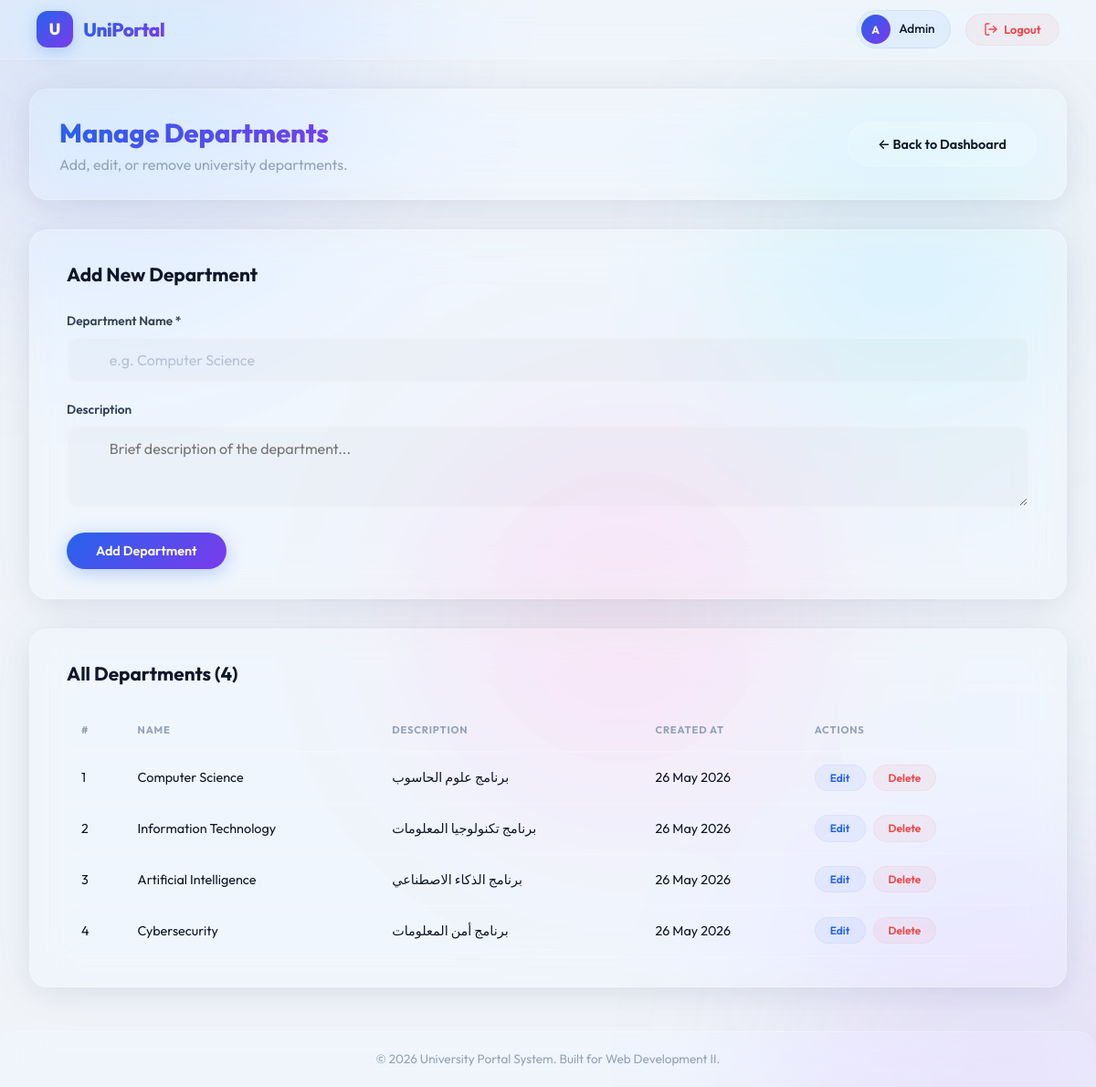
Screenshot of /departments.php (signed in) with the database file from the repository.
### tables this page shows
CREATE TABLE IF NOT EXISTS `departments` (
    `id` INT AUTO_INCREMENT PRIMARY KEY,
    `name` VARCHAR(255) NOT NULL,
    `description` TEXT,
    `created_at` TIMESTAMP DEFAULT CURRENT_TIMESTAMP
);

### config/Database.php (called while the page is built, shortened)
<?php
class Database {
    private static $instance = null;
    private $pdo;
    private $host = 'localhost';
    private $db_name = 'university_portal';
    private $username = 'root';
    private $password = '';
    private function __construct() {
        try {
            $dsn = "mysql:host={$this->host};dbname={$this->db_name};charset=utf8mb4";
            $options = [
                PDO::ATTR_ERRMODE => PDO::ERRMODE_EXCEPTION,
                PDO::ATTR_DEFAULT_FETCH_MODE => PDO::FETCH_ASSOC,
                PDO::ATTR_EMULATE_PREPARES => false,
            ];
            $this->pdo = new PDO($dsn, $this->username, $this->password, $options);
        } catch (PDOException $e) {
            die("خطأ في الاتصال بقاعدة البيانات: " . $e->getMessage());
        }
    }
    public static function getInstance() {
        if (self::$instance === null) {
            self::$instance = new Database();
        }
        return self::$instance;
    }
    public function getConnection() {
        return $this->pdo;
    }
}
?>

### classes/Department.php (called while the page is built, shortened)
<?php
require_once __DIR__ . '/../config/Database.php';
class Department {
    private $db;
    public function __construct() {
        $this->db = Database::getInstance()->getConnection();
    }
    public function getAll() {
        $stmt = $this->db->query("SELECT * FROM departments ORDER BY created_at DESC");
        return $stmt->fetchAll();
    }
}
?>

### public/departments.php (the view, shortened to what this page needs)
<?php
require_once __DIR__ . '/../classes/Department.php';
$dept = new Department();
$editData = null;
$departments = $dept->getAll();
require_once __DIR__ . '/../includes/header.php';
?>
<div class="page-header glass-panel">
    <div>
        <h2>Manage Departments</h2>
        <p>Add, edit, or remove university departments.</p>
    </div>
    <a href="admin_dashboard.php" class="btn btn-secondary">&#8592; Back to Dashboard</a>
</div>
<div class="form-panel glass-panel">
    <h3><?php echo $editData ? 'Edit Department' : 'Add New Department'; ?></h3>
    <form method="POST" action="departments.php">
        <div class="input-group">
            <label for="name">Department Name *</label>
            <input type="text" id="name" name="name" required
                   value="<?php echo htmlspecialchars($editData['name'] ?? ''); ?>"
                   placeholder="e.g. Computer Science">
        </div>
        <div class="input-group">
            <label for="description">Description</label>
            <textarea id="description" name="description" rows="3"
                      placeholder="Brief description of the department..."><?php echo htmlspecialchars($editData['description'] ?? ''); ?></textarea>
        </div>
        <div class="form-actions">
            <button type="submit" class="btn btn-primary">
                <?php echo $editData ? 'Update Department' : 'Add Department'; ?>
            </button>
        </div>
    </form>
</div>
<div class="table-panel glass-panel">
    <h3>All Departments (<?php echo count($departments); ?>)</h3>
    <?php if (empty($departments)): ?>
        <p class="empty-msg">No departments found. Add one above!</p>
    <?php else: ?>
    <table class="data-table">
        <thead>
            <tr>
                <th>#</th>
                <th>Name</th>
                <th>Description</th>
                <th>Created At</th>
                <th>Actions</th>
            </tr>
        </thead>
        <tbody>
            <?php foreach ($departments as $d): ?>
            <tr>
                <td><?php echo $d['id']; ?></td>
                <td><?php echo htmlspecialchars($d['name']); ?></td>
                <td><?php echo htmlspecialchars($d['description'] ?? '—'); ?></td>
                <td><?php echo date('d M Y', strtotime($d['created_at'])); ?></td>
                <td class="actions">
                    <a href="departments.php?edit=<?php echo $d['id']; ?>" class="btn-edit">Edit</a>
                    <a href="departments.php?delete=<?php echo $d['id']; ?>"
                       class="btn-delete"
                       onclick="return confirm('Are you sure you want to delete this department?')">Delete</a>
                </td>
            </tr>
            <?php endforeach; ?>
        </tbody>
    </table>
    <?php endif; ?>
</div>
<?php require_once __DIR__ . '/../includes/footer.php'; ?>

### rows the page displays
departments: id "1", name "Computer Science", description "برنامج علوم الحاسوب", created_at "26 May 2026"
departments: id "2", name "Information Technology", description "برنامج تكنولوجيا المعلومات", created_at "26 May 2026"
departments: id "3", name "Artificial Intelligence", description "برنامج الذكاء الاصطناعي", created_at "26 May 2026"
departments: id "4", name "Cybersecurity", description "برنامج أمن المعلومات", created_at "26 May 2026"

### other values shown
substr($_SESSION['user_name'] ?? 'U', 0, 1) "A"
$_SESSION['user_name'] "Admin"
count($departments) "4"
